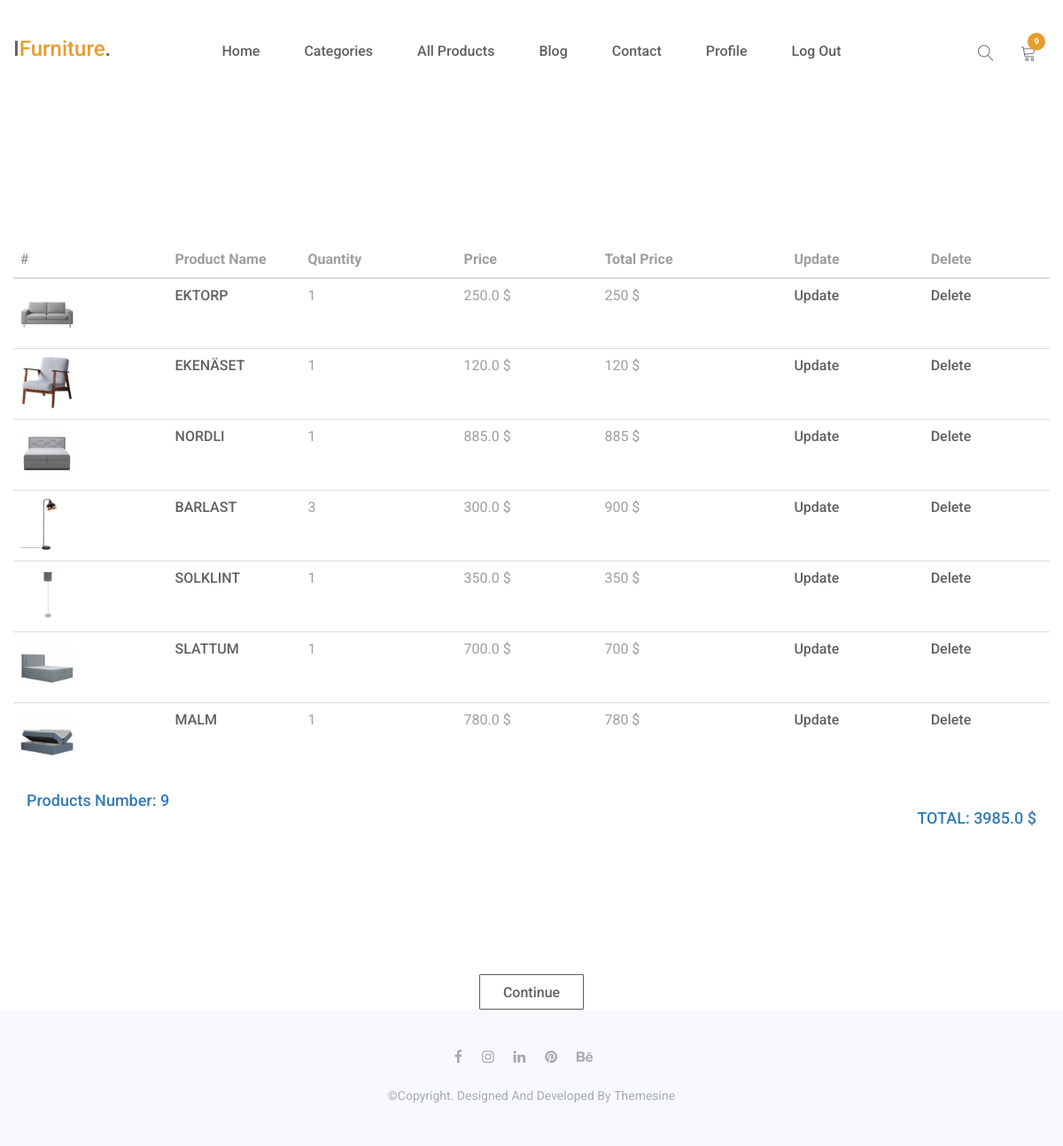
Page /cart/ (signed in) on the committed database.
### shoppingcart/models.py (models this page shows, shortened)
class Order(models.Model):
    user=models.ForeignKey(settings.AUTH_USER_MODEL,on_delete=models.SET_NULL,blank=True,null=True)
    date_ordered=models.DateTimeField(auto_now_add=True)
    complete=models.BooleanField(default=False)
    def get_total(self):
        products=self.orderitem_set.all()
        total_amount=sum([item.total() for item in products])
        return float(total_amount)
    def order_summary(self):
        products=self.orderitem_set.all()
        total_quantity=sum([item.quantity for item in products])
        return total_quantity

class OrderItem(models.Model):
    product=models.ForeignKey(Product,on_delete=models.CASCADE)
    order=models.ForeignKey(Order,on_delete=models.SET_NULL,blank=True,null=True)
    quantity=models.IntegerField(default=1)
    date_added=models.DateTimeField(auto_now_add=True)
    def total(self):
        return self.product.price*self.quantity
    def get_update_url(self):
        return reverse('item_update',kwargs={'pk':self.pk})
    def get_delete_url(self):
        return reverse('item_delete',kwargs={'pk':self.pk})

### onlinestore/models.py (models this page shows, shortened)
class Product(models.Model):
    name=models.CharField(max_length=256)
    description=models.TextField()
    date_added=models.DateField(auto_now_add=True)
    dimensions=models.CharField(max_length=128)
    weight=models.FloatField()
    image=models.ImageField(upload_to='product_images')
    price=models.FloatField()
    featured=models.BooleanField(default=False)
    reduced_price=models.BooleanField(default=False)
    new_price=models.FloatField(default=None)
    category=models.ForeignKey(Category,on_delete=models.CASCADE)
    tags=models.ManyToManyField(Tag)
    class Meta:
        ordering=['-date_added','name']
        get_latest_by='date_added'
    def get_absolute_url(self):
        return reverse('product_details',kwargs={'pk':self.pk})

### shoppingcart/views.py (the view)
class Cart(View):
    template_name='shoppingcart/cart_details.html'
    @method_decorator(login_required())
    def get(self,request):
        user=request.user
        order,created=Order.objects.get_or_create(user=user,complete=False)
        items=order.orderitem_set.all()
        total=order.get_total()
        number_of_products=sum([product.quantity for product in items])
        context={
            'product_list':items,
            'total':total,
            'total_number_of_products':number_of_products
        }
        return render(request,self.template_name,context=context)

### shoppingcart/context_procesor_file.py (called while the page is built)
def get_cart_items(request):
    user=request.user
    order=[]
    if user.is_authenticated:
        order=get_object_or_404(Order,user=user)
    cart_items=[]
    try:
        cart_items=order.orderitem_set.all()
    except:
        pass
    return {
        'order':order,
        'cart_items':cart_items
    }

### shoppingcart/templates/shoppingcart/cart_details.html (shortened to what this page needs)
{% extends parent_template|default:'shoppingcart/cart_base.html' %}
{% load static %}
{% block content %}
<br>
<br>
<br>
<br>
<br>
<br>
<div class="container" align="center">
				<div class="populer-products-content" align="center">
					<div class="row">
						<div class="col-md-16" align="center">
                          <table class="table" align="center">
                <thead align="center">
                  <tr>
                    <th scope="col">#</th>
                    <th scope="col">Product Name</th>
                    <th scope="col">Quantity</th>
                    <th scope="col">Price</th>
                    <th scope="col">Total Price</th>
                    <th scope="col">Update</th>
                    <th scope="col">Delete</th>
                  </tr>
                </thead>
                <tbody>
                {% for product in product_list %}
                  <tr>
                    <td data-src="{{product.product.image.url}}"><img
                             src="{{product.product.image.url}}" style="width:60px;" </img></td>
                    <td style="width:150px; height:80px; vertical-align:center"><a href="{{product.product.get_absolute_url}}"> {{product.product.name}}</a></td>
                    <td>{{product.quantity}}</td>
                    <td>{{product.product.price}} $</td>
                    <td>{% widthratio product.product.price 1 product.quantity %} $</td>
                    <td>
                        <button  style="height:20px; vertical-align:top ">
                            <a href="{{product.get_update_url}}" style="vertical-align:center;"> Update</a>
                        </button>
                    </td>
                      <td>
                        <button  style="height:20px; vertical-align:top ">
                            <a href="{{product.get_delete_url}}" style="vertical-align:center;"> Delete</a>
                        </button>
                    </td>
                  </tr>
                {% endfor %}
                </tbody>
                </table>
                        </div>
                    </div>
                </div>
</div>
<div class="container-fluid pt-7">
        <div class="container pt-7">
            <div class="row align-items-center">
                <div class="col-lg-3">
                    <h3 class="text text-primary mb-4" align="left">Products Number: {{total_number_of_products}}</h3>
                </div>
                 <div class="col-lg-12">
                    <h3 class="text text-primary mb-8" align="right">TOTAL: {{total}} $</h3>
                </div>
                <br>
                <br>
                <br>
                <br>
                 <div class="col-lg-12" align="center">
                    <button class="btn-cart welcome-add-cart populer-products-btn" style="center" >
                        <a href="{% url 'shipping' %}"> Continue</a>
                    </button>
                </div>
            </div>
        </div>
</div>
{% endblock content %}

### templates/base.html (shortened to what this page needs)
{% load static %}
<!doctype html>
<html class="no-js" lang="en">
    <head>
        <link rel="stylesheet" href="{% static 'assets/css/font-awesome.min.css' %}">
		<link rel="stylesheet" href="{% static 'assets/css/linearicons.css' %}">
        <link rel="stylesheet" href="{% static 'assets/css/animate.css' %}">
        <link rel="stylesheet" href="{% static 'assets/css/owl.carousel.min.css' %}">
		<link rel="stylesheet" href="{% static 'assets/css/owl.theme.default.min.css' %}">
        <link rel="stylesheet" href="{% static 'assets/css/bootstrap.min.css' %}">
		<link rel="stylesheet" href="{% static 'assets/css/bootsnav.css' %}" >
        <link rel="stylesheet" href="{% static 'assets/css/style.css' %}">
        <link rel="stylesheet" href="{% static 'assets/css/responsive.css' %}">
    </head>
	<body>
		<header id="home" class="welcome-hero">
			<div class="top-area">
				<div class="header-area">
				    <nav class="navbar navbar-default bootsnav  navbar-sticky navbar-scrollspy"  data-minus-value-desktop="70" data-minus-value-mobile="55" data-speed="1000">
				        <div class="container">
				            <div class="attr-nav">
				                <ul>
				                	<li class="search">
				                		<a href="#"><span class="lnr lnr-magnifier"></span></a>
				                	</li>
				                    <li class="dropdown">
				                        <a href="#" class="dropdown-toggle" data-toggle="dropdown" >
				                            <span class="lnr lnr-cart"></span>
												<span class="badge badge-bg-1">{{order.order_summary}}</span>
											</a>
				                    </li>
				                </ul>
				            </div>
				            <div class="navbar-header">
				                <a class="navbar-brand" href="index.html">I<span>Furniture</span>.</a>
				            </div>
				            <div class="collapse navbar-collapse menu-ui-design" id="navbar-menu">
				                <ul class="nav navbar-nav navbar-center" data-in="fadeInDown" data-out="fadeOutUp">
				                    <li class="nav_item"><a href="{% url 'general_view' %} ">home</a></li>
				                    <li class='nav-item'><a href="{% url 'category_list' %}">Categories</a></li>
				                    <li class="nav_item"><a href="{% url 'product_list' %}">All Products</a></li>
				                    <li class="nav_item"><a href="{% url 'post_list' %}">blog</a></li>
				                    <li class="nav_item"><a href="{% url 'contact' %}">contact</a></li>
									{% if user.is_authenticated %}
										<li class="nav_item"><a href="{% url 'dj-auth:profile_details' username=user.username %}">Profile</a></li>
										<li class="nav_item"><a href="{% url 'dj-auth:logout' %}">Log Out</a></li>
									{% else %}
										<li class="nav_link active"><a href="{% url 'dj-auth:login' %}?next={{request.path}}">Log In</a></li>
										<li class="nav_item"><a href="{% url 'dj-auth:signup'  %}">Register</a></li>
									{% endif %}
				                </ul>
				            </div>
				        </div>
				    </nav>
				</div>
			</div>
		</header>
{% block content %}{% endblock content %}
<footer id="footer"  class="footer">
    <div class="container">
        <div class="hm-footer-copyright text-center">
            <div class="footer-social">
                <a href="#"><i class="fa fa-facebook"></i></a>
                <a href="#"><i class="fa fa-instagram"></i></a>
                <a href="#"><i class="fa fa-linkedin"></i></a>
                <a href="#"><i class="fa fa-pinterest"></i></a>
                <a href="#"><i class="fa fa-behance"></i></a>
            </div>
            <p>
                &copy;copyright. designed and developed by <a href="https://www.themesine.com/">themesine</a>
            </p>
        </div>
    </div>
</footer>
    </body>
</html>

### static/assets/css/bootsnav.css (style rules this page uses)
nav.bootsnav .container { position: relative; }
nav.navbar.bootsnav { margin-bottom: 0; -moz-border-radius: 0px; -webkit-border-radius: 0px; -o-border-radius: 0px; border-radius: 0px; background-color: #fff; border: none; border-bottom: solid 1px #e0e0e0; z-index: 9; }
nav.navbar.bootsnav ul.nav > li > a { color: #6f6f6f; background-color: transparent; outline: none; margin-bottom: -2px; }
.attr-nav { float: right; display: inline-block; margin-left: 13px; margin-right: -15px; }
.attr-nav > ul { padding: 0; margin: 0 0 -7px 0; list-style: none; display: inline-block; }
.attr-nav > ul > li { float: left; display: block; }
.attr-nav > ul > li > a { color: #6f6f6f; display: block; padding: 28px 15px; position: relative; }
.attr-nav > ul > li > a span.badge { position: absolute; top: 50%; margin-top: -15px; right: 5px; font-size: 10px; padding: 0; width: 15px; height: 15px; padding-top: 2px; }
body { -webkit-transition: all 0.3s ease-in-out; -moz-transition: all 0.3s ease-in-out; -o-transition: all 0.3s ease-in-out; -ms-transition: all 0.3s ease-in-out; transition: all 0.3s ease-in-out; }
.wrap-sticky nav.navbar.bootsnav { position: absolute; width: 100%; left: 0; top: 0; }
@media (min-width: 1024px) { nav.navbar.bootsnav ul.nav > li > a { padding: 30px 15px; font-weight: 600; } }
@media (min-width: 1024px) { nav.navbar.bootsnav.menu-center .container { position: relative; } }
@media (min-width: 1024px) { nav.navbar.bootsnav.menu-center ul.nav.navbar-center { float:none; margin: 0 auto; display: table; table-layout: fixed; } }
@media (min-width: 1024px) { nav.navbar.bootsnav.menu-center .navbar-header, nav.navbar.bootsnav.menu-center .attr-nav { position: absolute; } }
@media (min-width: 1024px) { nav.navbar.bootsnav.menu-center .attr-nav { right: 15px; } }

### rows in the picture
Order: order_summary "9"
OrderItem: product.image (picture), product.name "EKTORP", quantity "1", product.price "250.0", product+quantity "250"
OrderItem: product.image (picture), product.name "EKENÄSET", quantity "1", product.price "120.0", product+quantity "120"
OrderItem: product.image (picture), product.name "NORDLI", quantity "1", product.price "885.0", product+quantity "885"
OrderItem: product.image (picture), product.name "BARLAST", quantity "3", product.price "300.0", product+quantity "900"
OrderItem: product.image (picture), product.name "SOLKLINT", quantity "1", product.price "350.0", product+quantity "350"
OrderItem: product.image (picture), product.name "SLATTUM", quantity "1", product.price "700.0", product+quantity "700"
OrderItem: product.image (picture), product.name "MALM", quantity "1", product.price "780.0", product+quantity "780"

### other values in the picture
{{ total_number_of_products }} "9"
{{ total }} "3985.0"
